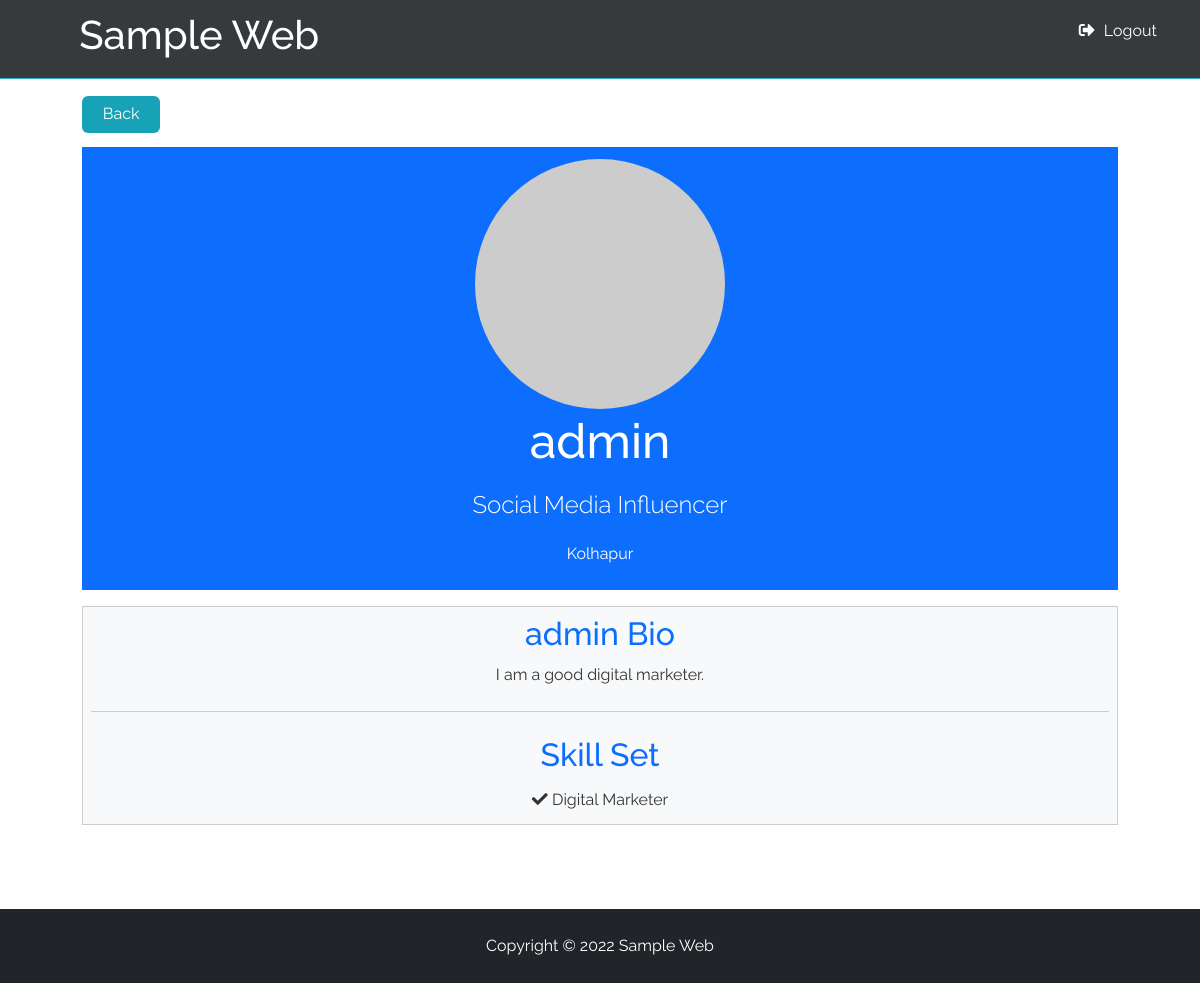
Page /brand/full_profile.php?id=1 (signed in) on the committed database.
### tables this page shows
CREATE TABLE `profile` (
  `id` int(30) NOT NULL,
  `username` varchar(50) NOT NULL,
  `status` varchar(50) NOT NULL,
  `location` varchar(50) NOT NULL,
  `skills` varchar(100) NOT NULL,
  `bio` varchar(100) NOT NULL,
  `github_username` varchar(50) NOT NULL
);

### config.php (called while the page is built, shortened)
<?php
    $username="root";
?>

### brand/full_profile.php (the view, shortened to what this page needs)
<!DOCTYPE html>
<html lang="en">
  <head>
    <link rel="stylesheet" href="path/to/font-awesome/css/font-awesome.min.css">
    <link
      rel="stylesheet"
      href="https://use.fontawesome.com/releases/v5.8.1/css/all.css"
    />
    <link href="https://cdn.jsdelivr.net/npm/bootstrap@5.2.0-beta1/dist/css/bootstrap.min.css" rel="stylesheet">
    <link rel="stylesheet" href="../css/style1.css" />
  </head>
  <body>
    <nav class="navbar bg-dark">
      <h1>
        <a href="../index.php" style="margin-left: 40px;"> Sample Web</a>
      </h1>
      <ul>
      <?php
            if (!isset($_SESSION['creator_username'])&& !isset($_SESSION['brand_username']))
            {
            ?>
        <li><a href="creator_login.php">Creator Login</a></li>
        <li><a href="brand/brand_login.php">Brand Login</a></li>
        <?php
            }
            elseif(isset($_SESSION['creator_username']) || isset($_SESSION['brand_username']))
            {
              ?>
            <li><a href="logout.php"><i class="fas fa-sign-out-alt" style="margin-right:5px;"></i>  Logout </a></li>
              <?php
            }
            ?>
      </ul>
    </nav>
<?php
if(isset($_SESSION['brand_id']))
{
$id = $_GET['id'];
include '../config.php';
$sql="SELECT * FROM profile where id='{$id}' OR username='{$username}'";
$result=mysqli_query($conn,$sql) or die("Query Failed");
if(!mysqli_num_rows($result)>0)
{
?>
<div className="dashboard" style="margin-top:100px;margin-left:150px;">
                <div className="container">
                    <div className="row">
                        <div className="col-md-12">
                            <h1 className="display-4"> Dashboard </h1>
<div>
                    <p class="lead text-muted"> Welcome <?php echo $current_user;?></p>
                 <p>You have not setup your profile,please add some info</p>
                    <a href="create_profile.php" class="btn btn-lg btn-primary">
                        Create Profile
                    </a>
                    </div>
                        </div>
                    </div>
                </div>
            </div>
<?php
}
else
{
    while ($row=mysqli_fetch_assoc($result))
  {
    $username=$row["username"];
    $status=$row["status"];
    $location=$row["location"];
    $skills=$row["skills"];
    $bio=$row["bio"];
?>
    <section class="container">
      <a href="../index.php" class="btn btn-primary" style="margin-bottom:10px;">Back </a>
      <div class="profile-grid my-1">
        <div class="profile-top bg-primary p-2">
          <img
            class="round-img my-1"
            src="http://www.gravatar.com/avatar/05434e5d678bc30625550497804f6d0e?s=200&r=pg&d=mm"
            alt=""
          />
          <h1 class="large"><?php echo $username?></h1>
          <p class="lead"><?php echo $status?></p>
          <p><?php echo $location?></p>
        </div>
        <div class="profile-about bg-light p-2">
          <h2 class="text-primary"><?php echo $username?> Bio</h2>
          <p>
           <?php
           echo $bio;
           ?>
          </p>
          <div class="line"></div>
          <h2 class="text-primary">Skill Set</h2>
          <div class="skills">
          <?php
          $str_arr = explode (",", $skills);
        for ($i=0; $i<sizeof($str_arr);$i++)
        {
          ?>
            <div class="p-1"><i class="fa fa-check"></i> <?php echo $str_arr[$i];?></div>
  <?php }?>
          </div>
        </div>
      </div>
    </section>
<?php
}
}
include '../footer.php';
}
else
{
  header("Location:http://localhost/sample/index.php");
}
?>

### css/style1.css (style rules this page uses)
:root { --primary-color: #17a2b8; --dark-color: #343a40; --light-color: #f4f4f4; --danger-color: #dc3545; --success-color: #28a745; }
* { box-sizing: border-box; margin: 0; padding: 0; }
body { font-family: 'Raleway', sans-serif; font-size: 1rem; line-height: 1.6; background-color: #fff; color: #333; }
a { color: var(--primary-color); text-decoration: none; }
ul { list-style: none; }
img { width: 100%; }
.container { max-width: 1100px; margin: auto; overflow: hidden; padding: 0 2rem; margin-top: 6rem; margin-bottom: 3rem; }
.large { font-size: 3rem; line-height: 1.2; margin-bottom: 1rem; }
.lead { font-size: 1.5rem; margin-bottom: 1rem; }
.text-primary { color: var(--primary-color); }
.p-1 { padding: 1rem; }
.p-2 { padding: 2rem; }
.my-1 { margin: 1rem 0; }
.btn { display: inline-block; background: var(--light-color); color: #333; padding: 0.4rem 1.3rem; font-size: 1rem; border: none; cursor: pointer; margin-right: 0.5rem; transition: opacity 0.2s ease-in; outline: none; }
.btn-primary, .bg-primary, .badge-primary, .alert-primary { background: var(--primary-color); color: #fff; }
.btn-light, .bg-light, .badge-light, .alert-light { background: var(--light-color); color: #333; }
.btn-dark, .bg-dark, .badge-dark, .alert-dark { background: var(--dark-color); color: #fff; }
.bg-light, .badge-light { border: #ccc solid 1px; }
.round-img { border-radius: 50%; }
.line { height: 1px; background: #ccc; margin: 1.5rem 0; }
.navbar { display: flex; justify-content: space-between; align-items: center; padding: 0.7rem 2rem; position: fixed; z-index: 1; width: 100%; top: 0; border-bottom: solid 1px var(--primary-color); opacity: 0.9; }
.navbar ul { display: flex; }
.navbar a { color: #fff; padding: 0.45rem; margin: 0 0.25rem; }
.profile-grid { display: grid; grid-template-areas: 'top top' 'about about' 'exp edu' 'github github'; grid-gap: 1rem; }
.profile-top { grid-area: top; display: flex; flex-direction: column; align-items: center; justify-content: center; text-align: center; }
.profile-top img { width: 250px; }
.profile-about { grid-area: about; text-align: center; }
.profile-about .skills { display: flex; align-items: center; justify-content: center; text-align: center; }

### rows in the picture
profile: username "admin", status "Social Media Influencer", location "Kolhapur", bio "I am a good digital marketer.", skills "Digital Marketer"
